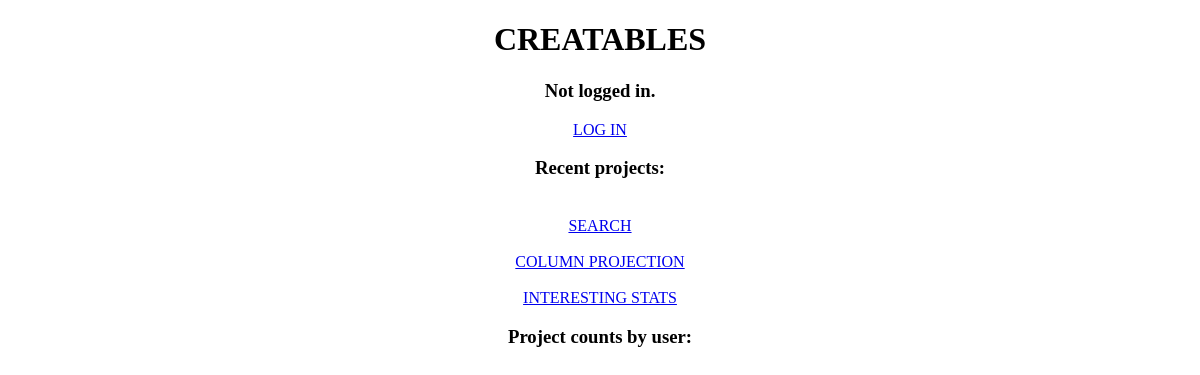
/, run on an earlier commit of the app's database.
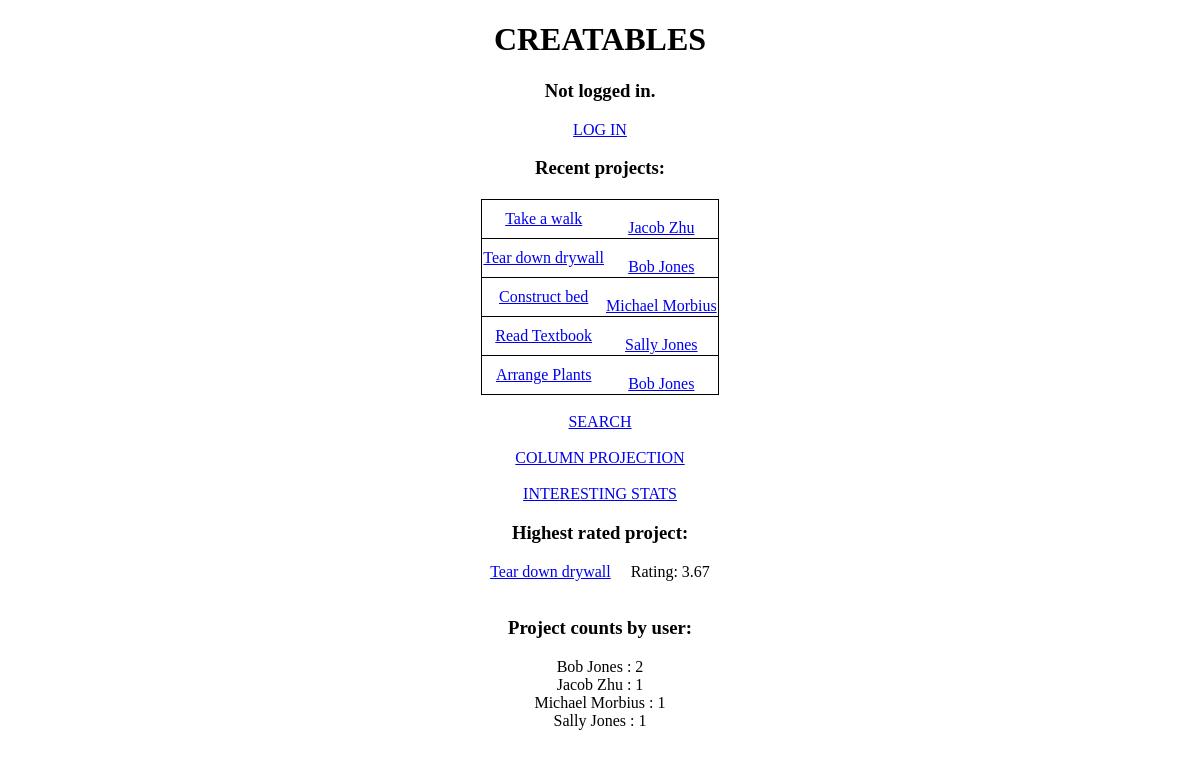
And on a later commit of the database.
### tables this page shows
CREATE TABLE Projects_PostsProject (
    PID INTEGER PRIMARY KEY AUTO_INCREMENT,
    Name VARCHAR(60) NOT NULL,
    InstructionText VARCHAR(2500),
    Timestamp DATETIME DEFAULT CURRENT_TIMESTAMP,
    Username VARCHAR(40) NOT NULL,
    FOREIGN KEY (Username) REFERENCES Users(Username)
        ON DELETE CASCADE
        ON UPDATE CASCADE
);

### htdocs/api/config.php (called while the page is built, shortened)
<?php
$front_page_posts = 5;

### htdocs/index.php (the view, shortened to what this page needs)
<?php
require("api/config.php");
$conn = new mysqli($db_address, $db_user, $db_pw, $db_name);
$query = "SELECT PID, Username, Name FROM Projects_PostsProject ORDER BY Timestamp DESC LIMIT $front_page_posts";
$projects = $conn->query($query)->fetch_all(MYSQLI_ASSOC);
$query = "SELECT Username, COUNT(*) as Count FROM Projects_PostsProject GROUP BY Username";
$user_counts = $conn->query($query)->fetch_all(MYSQLI_ASSOC);
$query = "SELECT round(max(avgStars), 2) FROM (SELECT PID, avg(Stars) as avgStars FROM Feedback_LeavesFeedback GROUP BY PID) as Avgs";
$max_avg = $conn->query($query)->fetch_all()[0][0];
$best_projects = [];
if (!is_null($max_avg)) {
    $stmt = $conn->prepare("SELECT * FROM Projects_PostsProject WHERE PID IN (SELECT PID FROM Feedback_LeavesFeedback GROUP BY PID HAVING round(avg(Stars), 2)=?)");
    $stmt->bind_param("d", $max_avg);
    $stmt->execute();
    $best_projects = $stmt->get_result()->fetch_all(MYSQLI_ASSOC);
}
$logged_in = isset($_SESSION["username"]);
?>
<!DOCTYPE html>
<html lang="en">
<head>
</head>
<body>
<h1>CREATABLES</h1>
<?php
if (!$logged_in) {
    echo("<h3>Not logged in.</h3>");
    echo('<a href="login.php">LOG IN</a>');
} else {
    echo('<h3>Logged in as <a href="profile.php?u=' . urlencode($_SESSION["username"]) . '">' . $_SESSION["username"]
        . '</a></h3>');
    echo('<a href="api/logout.php">LOG OUT</a>');
}
?>
<h3>Recent projects:</h3>
<table class="center">
    <tbody>
    <?php
    foreach ($projects as $project) {
        echo("<tr>");
        echo('<td><a href="project_viewer.php?id=' . $project["PID"] . '">');
        echo($project["Name"] . "</a></td>");
        echo('<td><br><a href="profile.php?u=' . urlencode($project["Username"]) . '">' . $project["Username"]);
        echo("</a></td></tr>");
    }
    ?>
    </tbody>
</table>
<br>
<a href="search.php">SEARCH</a>
<br>
<br>
<a href="projection.php">COLUMN PROJECTION</a>
<br>
<br>
<a href="extra_info.php">INTERESTING STATS</a>
<?php
if (!is_null($max_avg)) {
    echo("<h3>Highest rated project:</h3>");
    foreach ($best_projects as $best_project) {
        echo('<a href="project_viewer.php?id=' . $best_project["PID"] . '">' . $best_project["Name"] . '</a>');
        echo('&emsp; Rating: ' . $max_avg . '<br><br>');
    }
}
?>
<h3>Project counts by user:</h3>
<?php
foreach ($user_counts as $user_count) {
    echo("<div>");
    echo($user_count["Username"] . " : " . $user_count["Count"]);
    echo("</div>");
}
?>
</body>
</html>

### htdocs/index.php (style rules this page uses)
body { text-align: center; }
table { border: 1px solid black; border-collapse: collapse; margin-top: 20px; }
td { border-top: 1px solid black; border-bottom: 1px solid black; border-collapse: collapse; }
.center { margin-left: auto; margin-right: auto; }

What changed in the data, as far as the page shows it:
added projects_postsproject: Name "Take a walk", Username "Jacob Zhu", shown under "Recent projects:"
added projects_postsproject: Name "Tear down drywall", Username "Bob Jones", max_avg "3.67"
added projects_postsproject: Name "Construct bed", Username "Michael Morbius", shown under "Recent projects:"
added projects_postsproject: Name "Read Textbook", Username "Sally Jones", shown under "Recent projects:"
added projects_postsproject: Name "Arrange Plants", Username "Bob Jones", shown under "Recent projects:"
Also different on the page:
text now shown: "Highest rated project:"
new list line: "Bob Jones : 2"
new list line: "Jacob Zhu : 1"
new list line: "Michael Morbius : 1"
new list line: "Sally Jones : 1"
